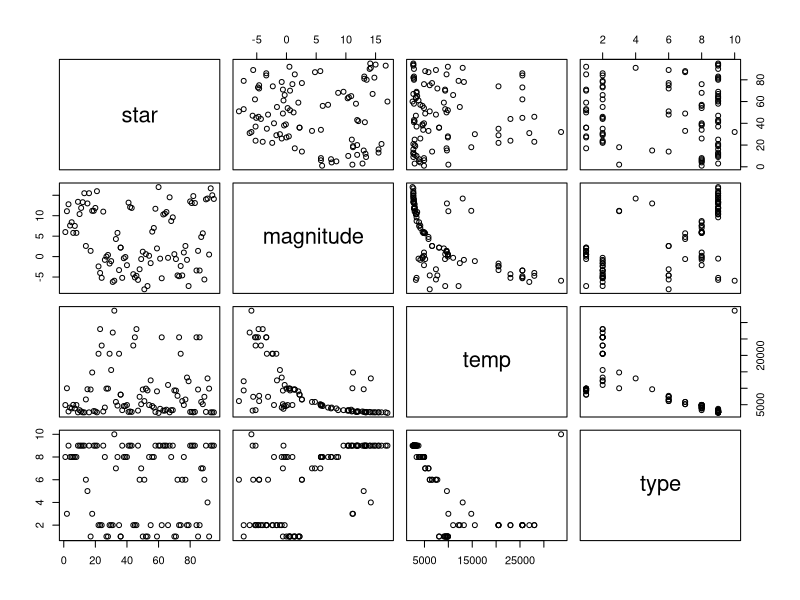

Reproduce this figure in R. (Note: this script raises an error after producing the figure.)
# explore dslabs package from Rafael A (Harvard) 
# library(help = "dslabs")

#####################
# load Iris dataset
####################
library(dslabs)
data(stars)

# get familiar with the data structure
names(stars)
str(stars)

# head / tail 
head(stars, 10)
tail(stars, 10)

levels(stars$star)
head(stars)

#############################
# summary statistics 
# get familiar with 
# the structure of our data 
############################
summary(stars)

# skimr provides larger summary statistics than summary 
# install.packages("skimr")
library(skimr)
skim(stars)


###########################
# quick data visualisation
###########################

# panel plots
plot(stars)

# scatter plot
plot(stars$Sepal.Length, star$Sepal.Width, col = "blue")

# histogram - frequency is the count within specific range (bar) 
hist(iris$Sepal.Length, col = "red", xlab = "Sepal Length")

# boxplot with ggplot
library(tidyverse)
iris %>%  ggplot(aes(Species, Sepal.Length )) + geom_boxplot() + facet_grid()
